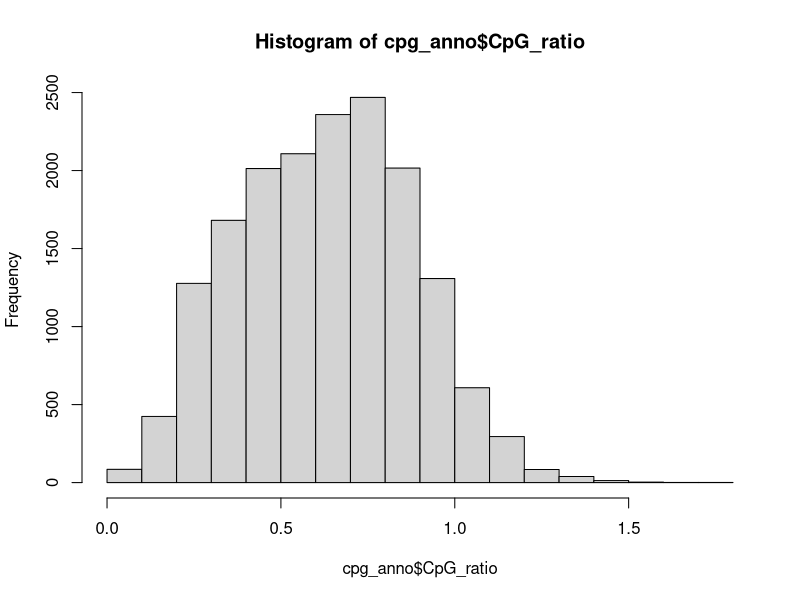
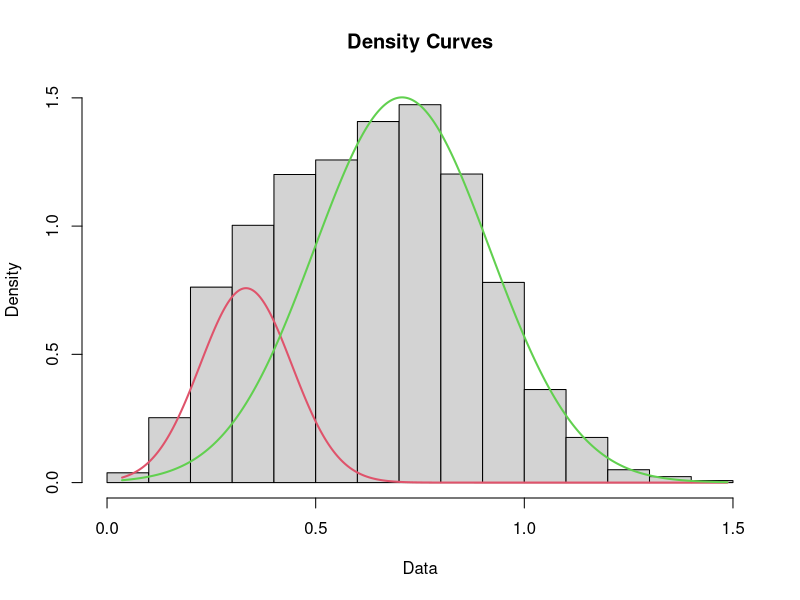
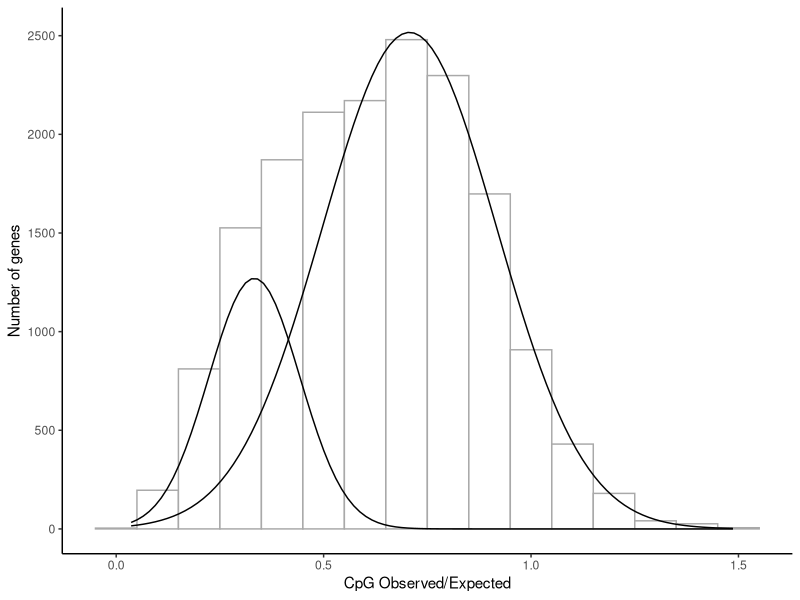

Recreate these plots in R, in order.
## ---- chunk 1
knitr::opts_chunk$set(echo = TRUE)
## ---- chunk 2
library(plyr)
library(dplyr)
library(ggplot2)
library(mixtools)
library(fitdistrplus)
## ---- chunk 3
cpg_anno <- read.delim("data/WGBS/Pacuta_cpg_anno.txt", header=FALSE) %>%
  rename(Gene = V1) %>% rename(CpG_ratio = V2)

set.seed(101)
## ---- chunk 4
range(cpg_anno$CpG_ratio)
hist(cpg_anno$CpG_ratio)

cpg_anno <- cpg_anno %>% 
  filter(CpG_ratio >= 0.001) %>% # setting minimum
  filter(CpG_ratio <= 1.5) # setting maximum 

range(cpg_anno$CpG_ratio)
## ---- chunk 5
mixmodel <- normalmixEM(cpg_anno$CpG_ratio, k = 2)

plot(mixmodel, which = 2)
## ---- chunk 6
cpg_anno %>% 
  ggplot(., aes(x=CpG_ratio)) + theme_classic() + 
  geom_histogram(binwidth=0.1, fill = "white", color="darkgrey", alpha=0.9) + 
  ylab("Number of genes") + xlab("CpG Observed/Expected") +
  mapply(
    function(mean, sd, lambda, n, binwidth) {
      stat_function(
        fun = function(x) {
          (dnorm(x, mean = mean, sd = sd)) * n * binwidth * lambda
        }
      )
    },
    mean = mixmodel[["mu"]], #mean
    sd = mixmodel[["sigma"]], #standard deviation
    lambda = mixmodel[["lambda"]], #amplitude
    n = length(cpg_anno$CpG_ratio), #sample size
    binwidth = 0.1 #binwidth used for histogram; needs to match the above binwidth 
  )
## ---- chunk 7
intersect <- function(m1, s1, m2, s2, prop1, prop2){
  
  B <- (m1/s1^2 - m2/s2^2)
  A <- 0.5*(1/s2^2 - 1/s1^2)
  C <- 0.5*(m2^2/s2^2 - m1^2/s1^2) - log((s1/s2)*(prop2/prop1))
  
  (-B + c(1,-1)*sqrt(B^2 - 4*A*C))/(2*A)
}

mixmodel[["mu"]] #means
mixmodel[["sigma"]] #standard deviations
mixmodel[["lambda"]] #amplitudes

intersect_pt <- intersect(mixmodel[["mu"]][1], mixmodel[["sigma"]][1], 
                          mixmodel[["mu"]][2], mixmodel[["sigma"]][2], 
                          mixmodel[["lambda"]][1], mixmodel[["lambda"]][2])
## ---- chunk 8
fitdistr(cpg_anno$CpG_ratio, "normal")
## ---- chunk 9
cpg_anno <- cpg_anno %>%
  mutate(status = if_else(CpG_ratio >= intersect_pt[2], "weakly", "heavily"))

nrow(cpg_anno) # 16,758
nrow(cpg_anno[cpg_anno$status == "weakly",]) # 13,023
nrow(cpg_anno[cpg_anno$status == "heavily",])# 3,735
